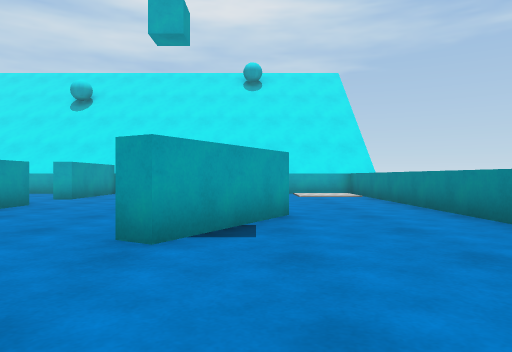
[1] (above)

16 first-person views from a walk through a scene from a Unity 3-D project. The camera is 0.67 m above the floor, looks level and sees 70° across. The floor is counted in squares, 1 m on a side. Each view is taken from the middle of a square. On the plan, view 1 faces up. The plan holds only what a view shows up to about 11 squares ahead; the rest is blank. The place goes on beyond the plan. The player is left out. Surface patterns are stand-ins for the level's own textures.

[2]
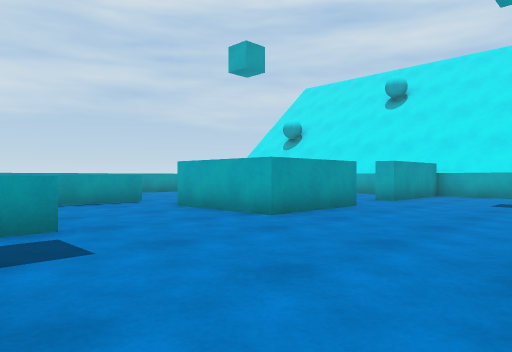

[3]
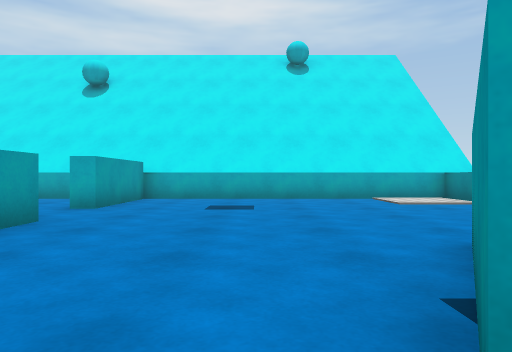

[4]
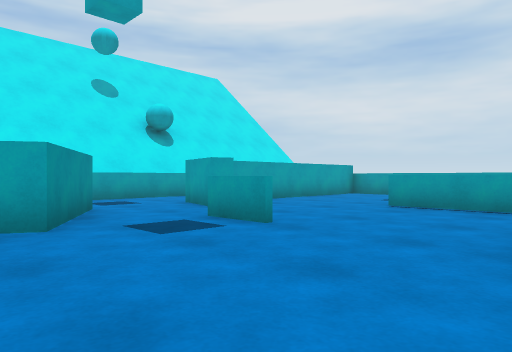

[5]
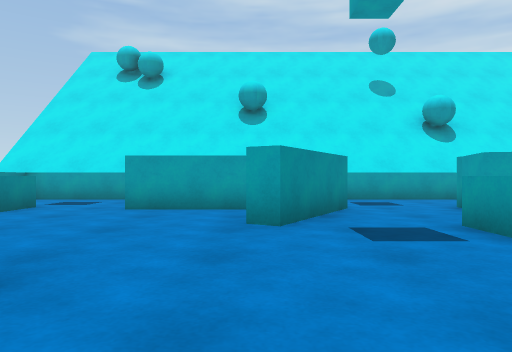

[6]
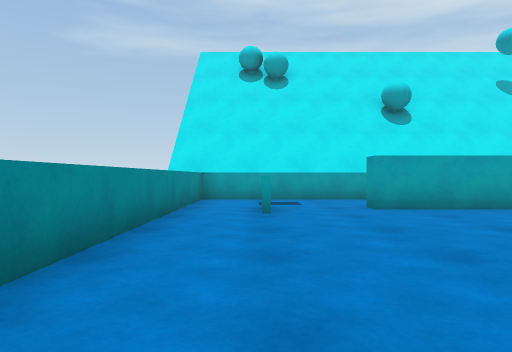

[7]
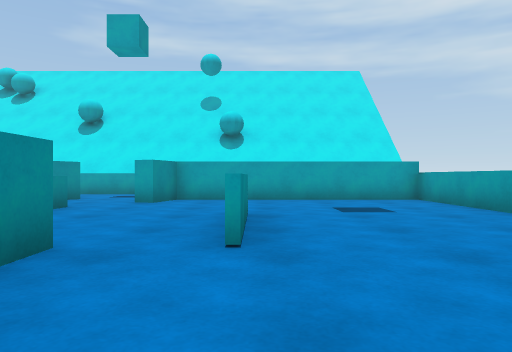

[8]
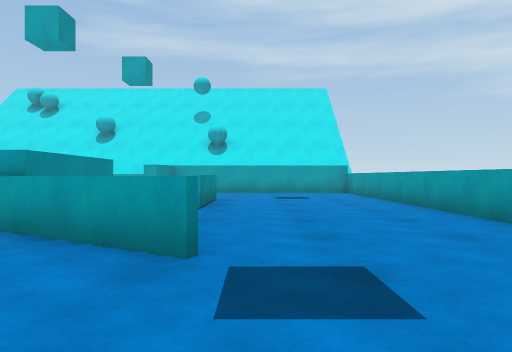

[9]
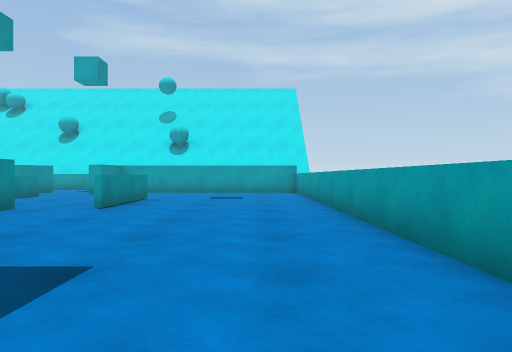

[10]
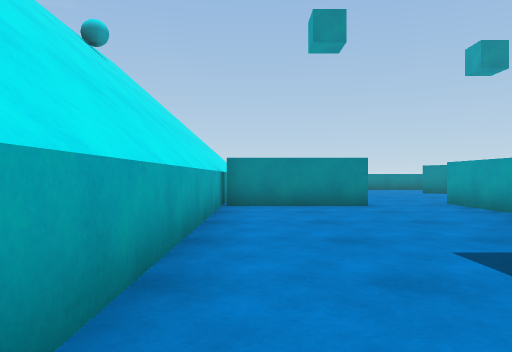

[11]
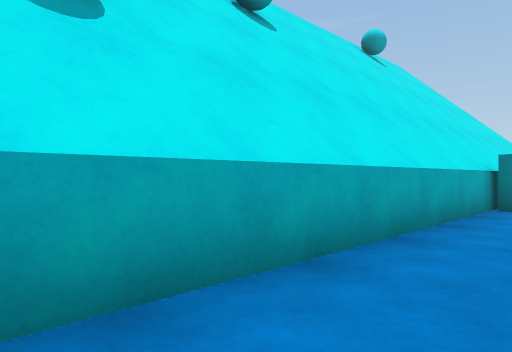

[12]
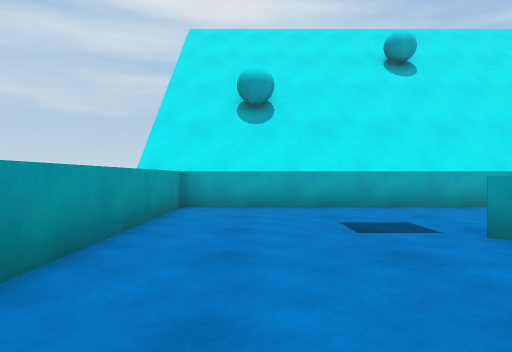

[13]
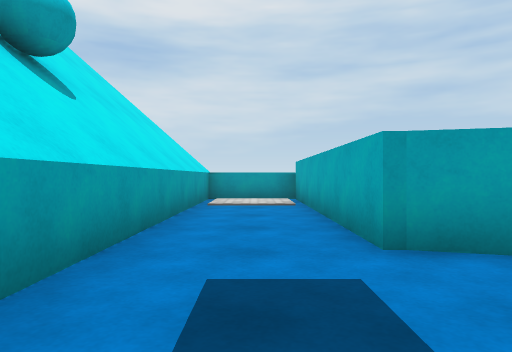

[14]
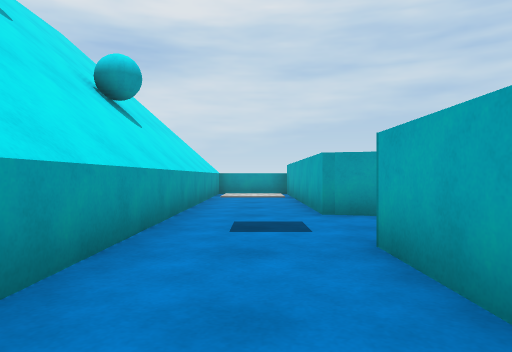

[15]
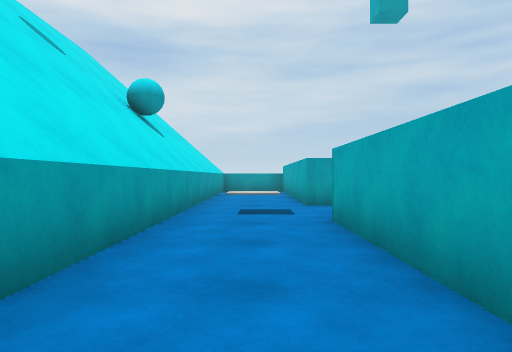

[16]
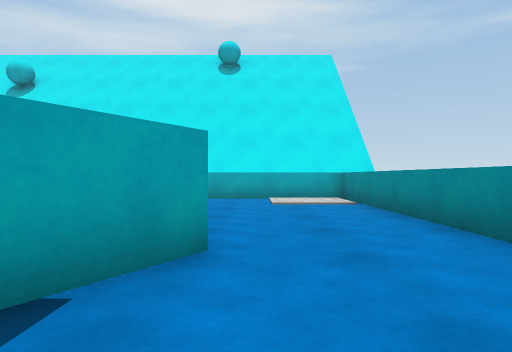

### Floor plan
Key: @ floor where view 1 was taken; # wall or solid block; . floor; = window, fence, low wall or low ledge; ^ raised ledge; B cyan block.
Columns run from 15 left of view 1 to 4 right of it. Each row starts with its distance up from view 1.
 14 ####################
 13 ^........#.........^
 12 ^........#.........^
 11 ^........#.........^
 10 ^....==............^
  9 ^.....=#...........^
  8 ^......^^^^........^
  7 ^......^  ^........^
  6 ^......^^^^....#...^
  5 ^....#........##...^
  4 ^....#........#....^
  3 ^....#.............^
  2 ^........=.........^
  1 ^..........##......^
  0 ^.......B..#...@...^
 -1 ^......BB..#.....=.^
 -2 ^#######...####....^
 -3 ^..................^
 -4 ^..................^
 -5  ##################

Where each view was taken, in squares from view 1:
view 1: 0 up, 0 right, facing up
view 2: 1 up, 1 left, facing up-left
view 3: 3 up, 2 left, facing up
view 4: 6 up, 2 left, facing down-left
view 5: 6 up, 3 left, facing down
view 6: 6 up, 2 right, facing down
view 7: 9 up, 10 left, facing down
view 8: 13 up, 11 left, facing down
view 9: 13 up, 13 left, facing down
view 10: 13 up, 14 left, facing right
view 11: 12 up, 14 left, facing up-right
view 12: 6 up, 13 left, facing up
view 13: 3 down, 4 left, facing left
view 14: 3 down, 1 left, facing left
view 15: 3 down, 1 right, facing left
view 16: 3 up, 1 right, facing up
